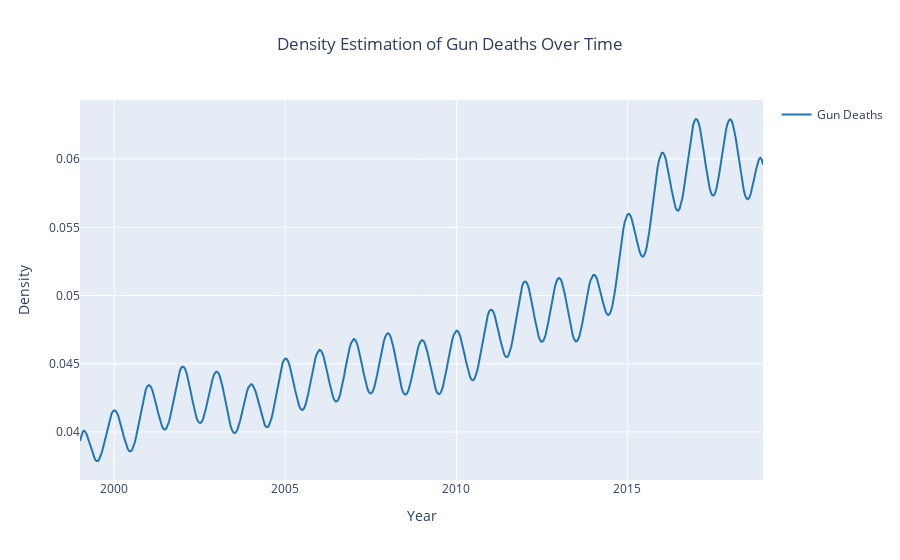

The cell this chart's notebook holds for it:
### Code cell
import pandas as pd
import plotly.figure_factory as ff
import numpy as np

# Load the c
file_path = './gun_deaths_us_1999_2019.csv'


data = pd.read_csv(file_path)

# Ensure the 'Year' and 'Deaths' columns are in the correct format
data['Year'] = pd.to_numeric(data['Year'], errors='coerce')
data['Deaths'] = pd.to_numeric(data['Deaths'], errors='coerce')

# Drop rows with NaN values which might be causing issues
data.dropna(subset=['Year', 'Deaths'], inplace=True)

# Prepare the data for KDE plot
year_data = np.repeat(data['Year'].values, data['Deaths'].astype(int))

# Create the KDE plot using Plotly
fig = ff.create_distplot([year_data], ['Gun Deaths'], show_hist=False, show_rug=False)
fig.update_layout(title_text='Density Estimation of Gun Deaths Over Time', title_x=0.5, 
                  xaxis_title='Year', yaxis_title='Density')

# Display the plot
fig.show()

### Figure 1 — Plotly figure (JSON) as saved in the notebook; plotly's stock layout.template omitted (floating-point values rounded to 4 significant figures; data arrays with more than 128 entries replaced by an {"elided": "..."} marker saying what was removed)
{"data": [{"legendgroup": "Gun Deaths", "marker": {"color": "rgb(31, 119, 180)"}, "mode": "lines", "name": "Gun Deaths", "showlegend": true, "type": "scatter", "x": {"elided": "500 float values"}, "xaxis": "x", "y": {"elided": "500 float values"}, "yaxis": "y"}], "layout": {"autosize": true, "barmode": "overlay", "hovermode": "closest", "legend": {"traceorder": "reversed"}, "title": {"text": "Density Estimation of Gun Deaths Over Time", "x": 0.5}, "xaxis": {"anchor": "y2", "autorange": true, "domain": [0, 1], "range": [1999, 2019.0], "title": {"text": "Year"}, "type": "linear", "zeroline": false}, "yaxis": {"anchor": "free", "autorange": true, "domain": [0, 1], "position": 0, "range": [0.03648, 0.06434], "title": {"text": "Density"}, "type": "linear"}}}
